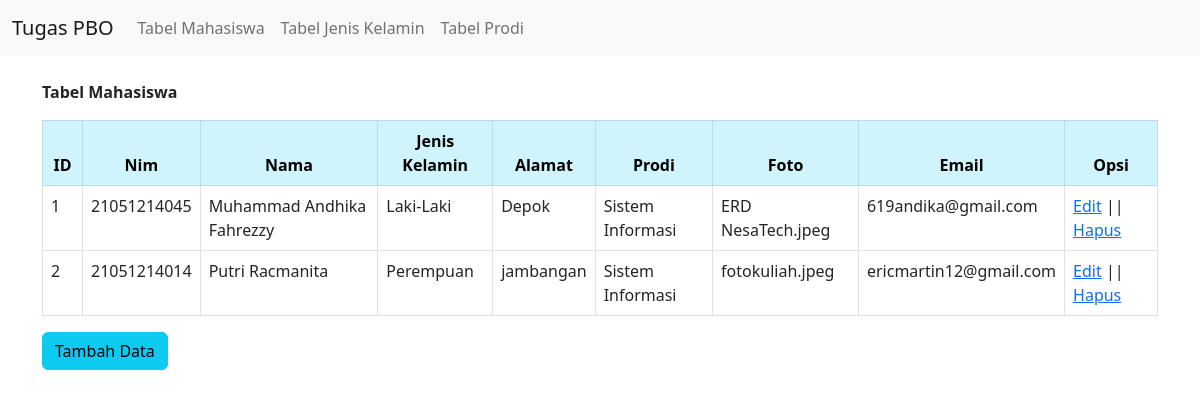
Page /T-Mhs.php on the committed database.
### tables this page shows
CREATE TABLE `tbl_mhs` (
  `id_mhs` int(11) NOT NULL,
  `nim` varchar(255) NOT NULL,
  `nama_mhs` varchar(255) NOT NULL,
  `jk` int(11) NOT NULL,
  `alamat` text NOT NULL,
  `prodi` int(11) NOT NULL,
  `foto` varchar(255) NOT NULL,
  `email` varchar(255) NOT NULL
);

CREATE TABLE `tbl_jk` (
  `id_jk` int(11) NOT NULL,
  `nama` varchar(255) NOT NULL
);

CREATE TABLE `tbl_prodi` (
  `id_prodi` int(11) NOT NULL,
  `jenjang` varchar(255) NOT NULL,
  `nama_prodi` varchar(255) NOT NULL
);

### T-Mhs.php (the view, shortened to what this page needs)
<!doctype html>
<html lang="en">
  <head>
    <link rel="stylesheet" type="text/css" href="css/bootstrap.min.css">
  </head>
  <body>
        <nav class="navbar navbar-expand-lg bg-light">
        <div class="container-fluid">
            <a class="navbar-brand" href="index.php">Tugas PBO</a>
            <div class="collapse navbar-collapse" id="navbarNav">
            <ul class="navbar-nav">
                <li class="nav-item">
                <a class="nav-link" href="T-Mhs.php">Tabel Mahasiswa</a>
                </li>
                <li class="nav-item">
                <a class="nav-link" href="T-JK.php">Tabel Jenis Kelamin</a>
                </li>
                <li class="nav-item">
                <a class="nav-link" href="T-Prodi.php">Tabel Prodi</a>
                </li>
            </ul>
            </div>
        </div>
        </nav>
    <div class="content">
    <div class="container">
        <br><p class="fw-bold" >Tabel Mahasiswa</p>
        <table class="table table-bordered table-hover" width="50%">
            <thead>
                <tr class="table-info" style="text-align:center">
                    <th scope="col" width="40px">ID</th>
                    <th scope="col">Nim</th>
                    <th scope="col">Nama</th>
                    <th scope="col">Jenis Kelamin</th>
                    <th scope="col">Alamat</th>
                    <th scope="col">Prodi</th>
                    <th scope="col">Foto</th>
                    <th scope="col">Email</th>
                    <th scope="col">Opsi</th>
                </tr>
            </thead>
            <?php
            include 'koneksi.php';
            $query = "SELECT * FROM tbl_mhs INNER JOIN tbl_prodi ON tbl_mhs.prodi = tbl_prodi.id_prodi INNER JOIN tbl_jk ON tbl_mhs.jk = tbl_jk.id_jk;";
            $select = mysqli_query($conn, $query);
            while($hasil = mysqli_fetch_array($select)){
            ?>
            <tbody>
                <td><?php echo $hasil['id_mhs'] ?></td>
                <td><?php echo $hasil['nim'] ?></td>
                <td><?php echo $hasil['nama_mhs'] ?></td>
                <td><?php echo $hasil['nama'] ?></td>
                <td><?php echo $hasil['alamat'] ?></td>
                <td><?php echo $hasil['nama_prodi'] ?></td>
                <td><?php echo $hasil['foto'] ?></td>
                <td><?php echo $hasil['email'] ?></td>
                <td>
                    <a href="edit-T-Mhs.php?nim=<?php echo $hasil['nim'] ?>">Edit</a> ||
                    <a href="delete-T-Mhs.php?nim=<?php echo $hasil['nim'] ?>">Hapus</a>
                </td>
                <?php } ?>
            </tbody>
        </table>
        <a class="btn btn-info" href="form-input-mhs.php" role="button">Tambah Data</a>
    </div>
    </div>
  </body>
</html>

### rows in the picture
tbl_mhs: id_mhs "1", nim "21051214045", nama_mhs "Muhammad Andhika Fahrezzy", tbl_jk.nama "Laki-Laki", alamat "Depok", tbl_prodi.nama_prodi "Sistem Informasi", foto "ERD NesaTech.jpeg", email "619andika@gmail.com"
tbl_mhs: id_mhs "2", nim "21051214014", nama_mhs "Putri Racmanita", tbl_jk.nama "Perempuan", alamat "jambangan", tbl_prodi.nama_prodi "Sistem Informasi", foto "fotokuliah.jpeg", email "ericmartin12@gmail.com"
